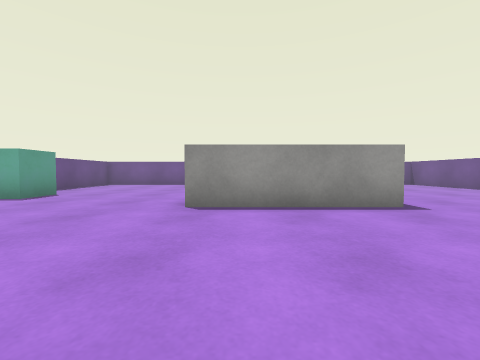
View 1 (above)

15 first-person views from a walk through a 3-D level made in the Unity game engine. The camera is 0.57 m above the floor, tilts 2° down and sees 90° across. The floor is counted in squares, 1 m on a side. Each view is taken from the middle of a square. On the plan, view 1 faces up. The plan holds only what a view shows up to about 9 squares ahead; the rest is blank. The player character is not drawn. Surface patterns are stand-ins for the level's own textures.

View 2
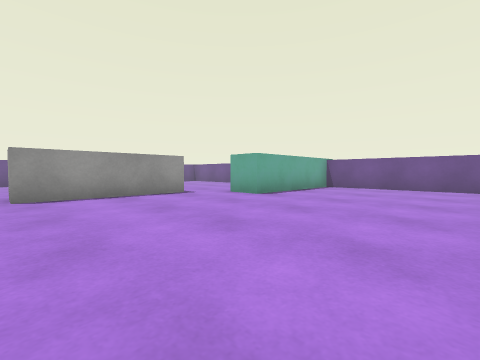

View 3
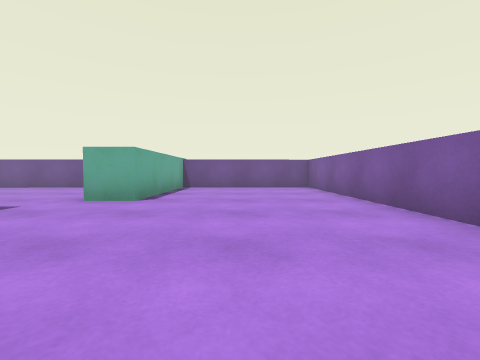

View 4
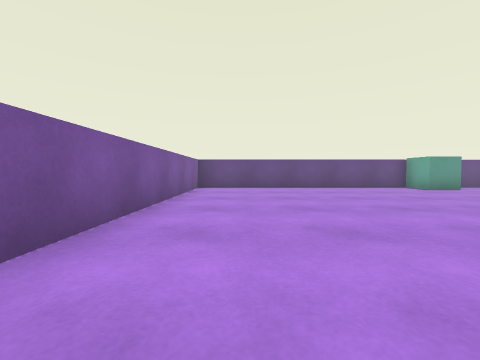

View 5
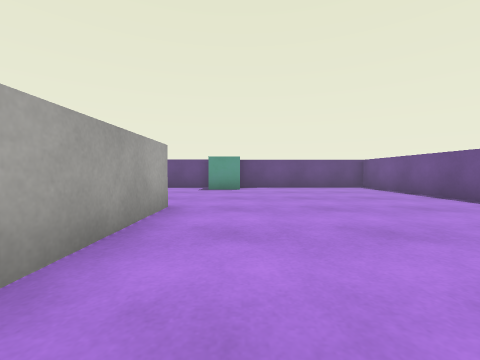

View 6
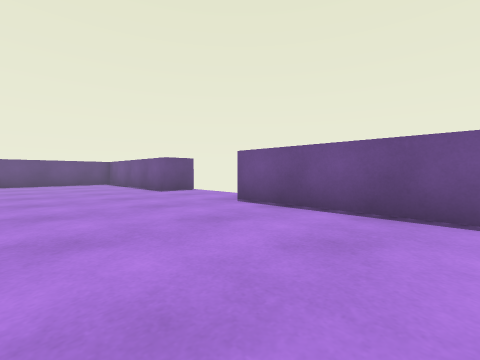

View 7
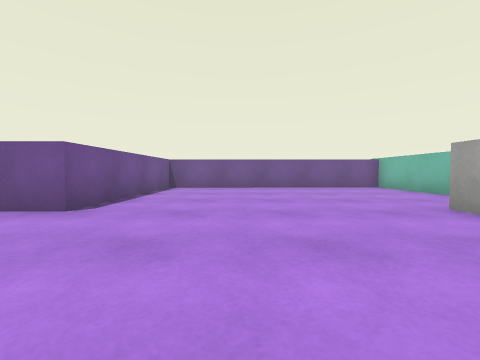

View 8
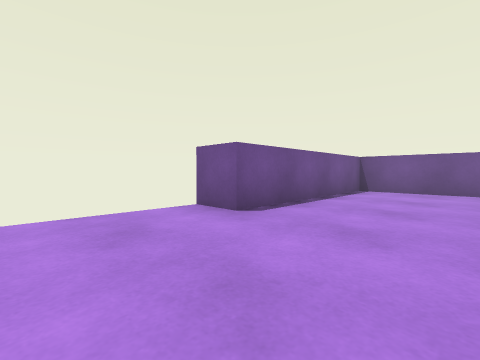

View 9
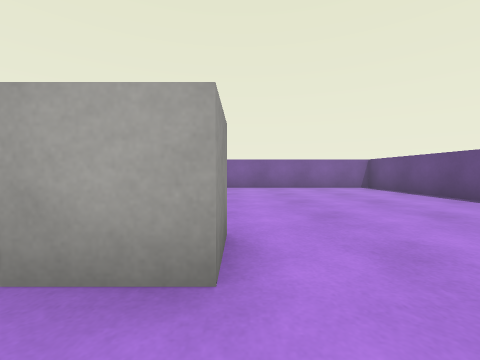

View 10
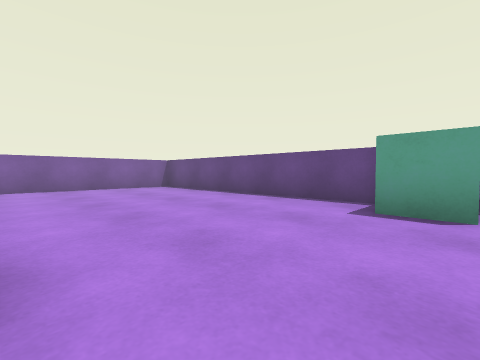

View 11
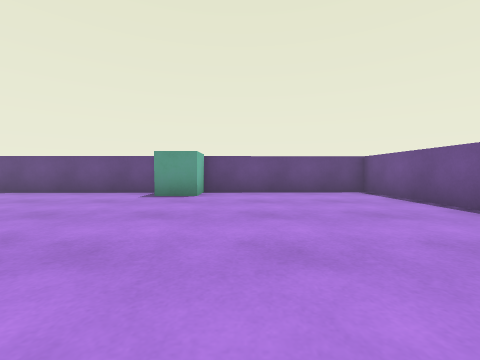

View 12
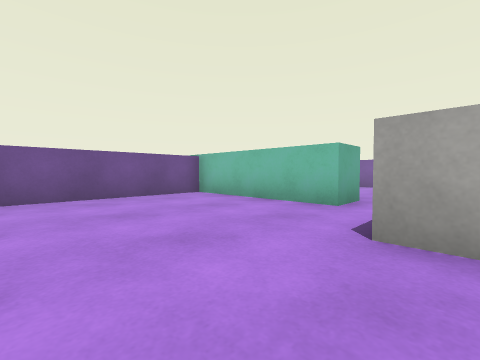

View 13
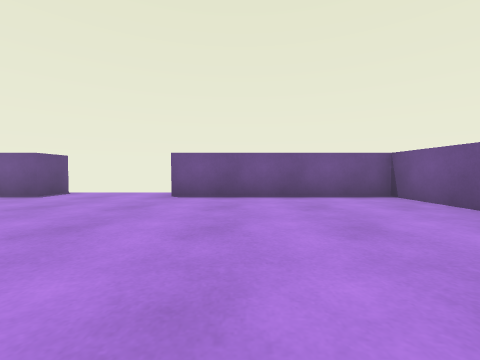

View 14
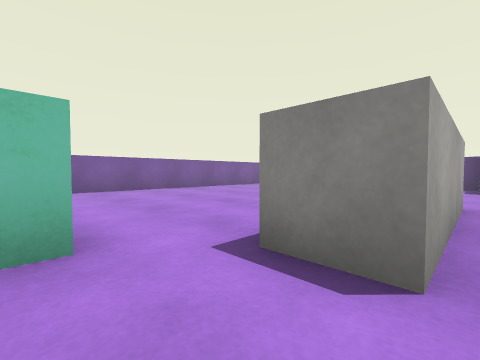

View 15
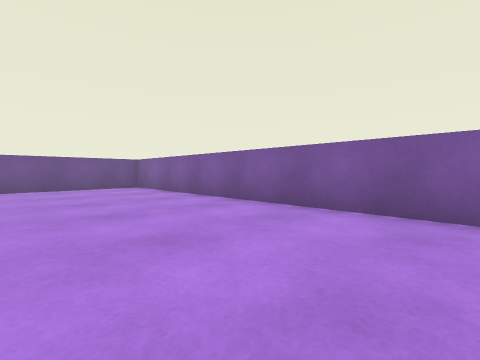

### Floor plan
Points are (right, up) in squares from view 1. A wall is a line through its corners. A room is listed if a view was taken in it or the views show most of it. See-through windows are left out.
Room 1 (views 1, 2, 3, 4, 5, 6, 7, 8, 9, 10, 11, 12, 13, 14, 15)
walls: (2.6, 3.8) (-0.9, 3.8) (-0.9, 4.8) (2.6, 4.8) (2.6, 3.8); (-0.6, 11.5) (-0.6, 10.5) (-5.8, 10.5) (-5.5, -2.5) (7.7, -2.5) (7.6, 2) (3.7, 2) (3.7, 3) (7.6, 3) (7.5, 10.5) (2.4, 10.5) (2.4, 11.5)
objects: cube (-5, 5) to (-5, 6)

Positions as (right, up) in squares from view 1, and headings:
1: (0, 0), facing up
2: (-1, -2), facing up-right
3: (-1, 0), facing right
4: (3, -1), facing left
5: (3, 6), facing left
6: (6, 7), facing up-left
7: (-1, 8), facing right
8: (0, 8), facing up-right
9: (-1, 6), facing down
10: (-1, 6), facing down-left
11: (1, 7), facing left
12: (2, 7), facing down-right
13: (4, 5), facing up
14: (4, 5), facing down-left
15: (-1, 1), facing down-right
